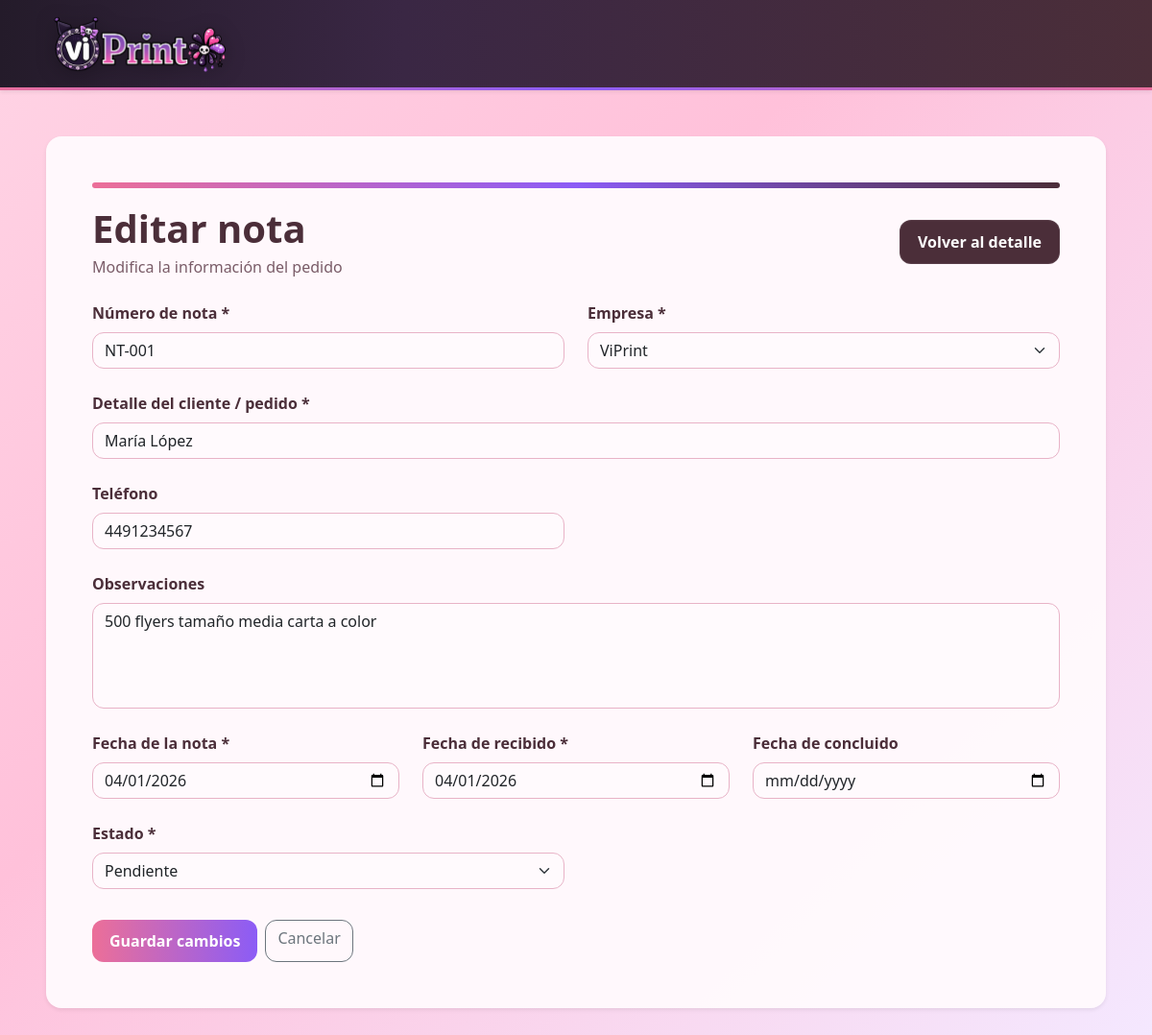
The page /modules/notas/edit.php?id=1 on the database its author committed.
### tables this page shows
CREATE TABLE notas_trabajo (
    id INT AUTO_INCREMENT PRIMARY KEY,
    numero_nota VARCHAR(50) NOT NULL,
    empresa ENUM('ViPrint', 'Imagen') NOT NULL,
    detalle_cliente VARCHAR(300) NOT NULL,
    telefono_cliente VARCHAR(20),
    observaciones TEXT,
    fecha_nota DATE NOT NULL,
    fecha_recibido DATE NOT NULL,
    fecha_concluido DATE NULL,
    estado ENUM('pendiente', 'en_proceso', 'terminado', 'entregado', 'cancelado') NOT NULL DEFAULT 'pendiente',
    created_at TIMESTAMP DEFAULT CURRENT_TIMESTAMP,
    updated_at TIMESTAMP DEFAULT CURRENT_TIMESTAMP ON UPDATE CURRENT_TIMESTAMP,
    CONSTRAINT uq_numero_nota UNIQUE (numero_nota)
);

### modules/notas/edit.php (the view, shortened to what this page needs)
<?php
require_once '../../config/database.php';
$id = (int) $_GET['id'];
$sql = "SELECT * FROM notas_trabajo WHERE id = ?";
$stmt = $conn->prepare($sql);
$stmt->bind_param("i", $id);
$stmt->execute();
$resultado = $stmt->get_result();
$nota = $resultado->fetch_assoc();
?>
<?php include '../../includes/header.php'; ?>
<body>
    <?php include '../../includes/navbar.php'; ?>
    <div class="container-fluid my-5 px-4 px-xl-5">
        <div class="card shadow-sm border-0 rounded-4 main-card">
            <div class="card-body p-4 p-md-5">
                <div class="page-accent"></div>
                <div class="d-flex justify-content-between align-items-center mb-4">
                    <div>
                        <h1 class="mb-1">Editar nota</h1>
                        <p class="text-muted mb-0">Modifica la información del pedido</p>
                    </div>
                    <a href="show.php?id=<?php echo $nota['id']; ?>" class="btn btn-dark-soft">Volver al detalle</a>
                </div>
                <form action="update.php" method="POST" class="row g-4" id="formEditarNota">
                    <div class="col-md-6">
                        <label for="numero_nota" class="form-label fw-semibold">Número de nota *</label>
                        <input type="text" class="form-control" id="numero_nota" name="numero_nota"
                            value="<?php echo htmlspecialchars($nota['numero_nota']); ?>" required>
                    </div>
                    <div class="col-md-6">
                        <label for="empresa" class="form-label fw-semibold">Empresa *</label>
                        <select class="form-select" id="empresa" name="empresa" required>
                            <option value="ViPrint" <?php echo ($nota['empresa'] === 'ViPrint') ? 'selected' : ''; ?>>
                                ViPrint</option>
                        </select>
                    </div>
                    <div class="col-12">
                        <label for="detalle_cliente" class="form-label fw-semibold">Detalle del cliente / pedido
                            *</label>
                        <input type="text" class="form-control" id="detalle_cliente" name="detalle_cliente"
                            value="<?php echo htmlspecialchars($nota['detalle_cliente']); ?>" required>
                    </div>
                    <div class="col-md-6">
                        <label for="telefono_cliente" class="form-label fw-semibold">Teléfono</label>
                        <input type="text" class="form-control" id="telefono_cliente" name="telefono_cliente"
                            value="<?php echo htmlspecialchars($nota['telefono_cliente']); ?>">
                    </div>
                    <div class="col-12">
                        <label for="observaciones" class="form-label fw-semibold">Observaciones</label>
                        <textarea class="form-control" id="observaciones" name="observaciones"
                            rows="4"><?php echo htmlspecialchars($nota['observaciones']); ?></textarea>
                    </div>
                    <div class="col-md-4">
                        <label for="fecha_nota" class="form-label fw-semibold">Fecha de la nota *</label>
                        <input type="date" class="form-control" id="fecha_nota" name="fecha_nota"
                            value="<?php echo htmlspecialchars($nota['fecha_nota']); ?>" required>
                    </div>
                    <div class="col-md-4">
                        <label for="fecha_recibido" class="form-label fw-semibold">Fecha de recibido *</label>
                        <input type="date" class="form-control" id="fecha_recibido" name="fecha_recibido"
                            value="<?php echo htmlspecialchars($nota['fecha_recibido']); ?>" required>
                    </div>
                    <div class="col-md-4">
                        <label for="fecha_concluido" class="form-label fw-semibold">Fecha de concluido</label>
                        <input type="date" class="form-control" id="fecha_concluido" name="fecha_concluido"
                            value="<?php echo htmlspecialchars($nota['fecha_concluido']); ?>">
                    </div>
                    <div class="col-md-6">
                        <label for="estado" class="form-label fw-semibold">Estado *</label>
                        <select class="form-select" id="estado" name="estado" required>
                            <option value="pendiente" <?php echo ($nota['estado'] === 'pendiente') ? 'selected' : ''; ?>>
                                Pendiente</option>
                        </select>
                    </div>
                    <div class="col-12 d-flex gap-2 pt-2">
                        <button type="submit" class="btn btn-pink">Guardar cambios</button>
                        <a href="show.php?id=<?php echo $nota['id']; ?>" class="btn btn-outline-secondary">Cancelar</a>
                    </div>
                </form>
            </div>
        </div>
    </div>
    <?php include '../../includes/footer.php'; ?>

### assets/css/styles.css (style rules this page uses)
:root { --pink-main: #ec6f98; --pink-soft: #fde7ef; --pink-strong: #d94f87; --kuromi-purple: #8b5cf6; --kuromi-purple-dark: #5b3b8a; --kuromi-lilac: #c8b6ff; --dark-plum: #2f2430; --dark-plum-2: #4b2e39; --text-main: #4a3a42; --text-soft: #7a5c68; --white-soft: #fffafd; --border-soft: #efc7da; --border-input: #e8b3c7; }
body { background: linear-gradient(135deg, #ffd4e5 0%, #ffc1da 40%, #f4e8ff 100%); color: var(--text-main); font-family: "Segoe UI", Tahoma, Geneva, Verdana, sans-serif; min-height: 100vh; margin: 0; padding: 0; }
h1, h2, h3, h4, h5, h6 { color: var(--dark-plum-2); font-weight: 700; }
.text-muted { color: var(--text-soft) !important; }
.main-card { background: rgba(255, 250, 253, 0.96); border: 1px solid var(--border-soft); border-radius: 22px; box-shadow: 0 12px 30px rgba(75, 46, 57, 0.10); width: 100%; }
.page-accent { height: 6px; width: 100%; background: linear-gradient(90deg, var(--pink-main) 0%, var(--kuromi-purple) 50%, var(--dark-plum-2) 100%); border-radius: 999px; margin-bottom: 18px; }
.btn-pink { background: linear-gradient(90deg, var(--pink-main) 0%, var(--kuromi-purple) 100%); color: white; border: none; border-radius: 12px; padding: 10px 18px; font-weight: 600; transition: 0.2s ease; }
.btn-dark-soft { background-color: var(--dark-plum-2); color: white; border: 1px solid rgba(255,255,255,0.08); border-radius: 12px; padding: 10px 18px; font-weight: 600; transition: 0.2s ease; }
.card .btn-outline-secondary { border-radius: 12px; }
.form-label { color: var(--dark-plum-2); }
.form-control, .form-select { border-radius: 12px; border: 1px solid var(--border-input); background-color: #fffafd; }
textarea.form-control { resize: none; }
.main-card { max-width: 100%; }

### rows shown on the page
notas_trabajo: numero_nota "NT-001", empresa "ViPrint", detalle_cliente "María López", telefono_cliente "4491234567", observaciones "500 flyers tamaño media carta a color", fecha_nota "04/01/2026", fecha_recibido "04/01/2026", estado "Pendiente"
